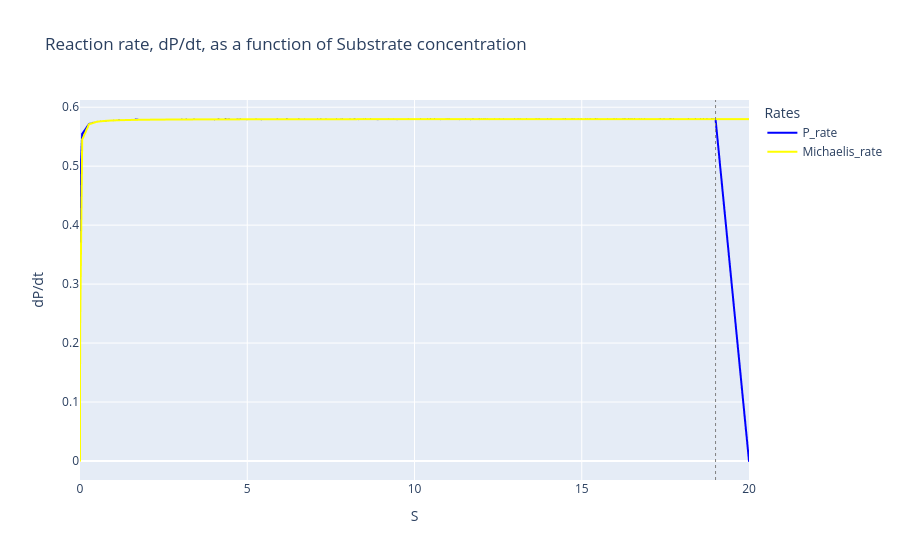

The notebook cell saved with this chart:
### Code cell
# Let's see how our computed rate compares with the approximations from the Michaelis-Menten model
PlotlyHelper.plot_pandas(df=df, x_var="S", fields=["P_rate", "Michaelis_rate"],
                         title="Reaction rate, dP/dt, as a function of Substrate concentration",
                         y_label="dP/dt", legend_header="Rates",
                         vertical_lines_to_add=19, colors=["blue", "yellow"])

### Figure 1 — Plotly figure (JSON) as saved in the notebook; plotly's stock layout.template omitted (floating-point values rounded to 4 significant figures; data arrays with more than 128 entries replaced by an {"elided": "..."} marker saying what was removed)
{"data": [{"hovertemplate": "Rates=P_rate<br>S=%{x}<br>dP/dt=%{y}<extra></extra>", "legendgroup": "P_rate", "line": {"color": "blue", "dash": "solid", "shape": "linear"}, "marker": {"symbol": "circle"}, "mode": "lines", "name": "P_rate", "showlegend": true, "type": "scattergl", "x": {"elided": "2167 float values"}, "xaxis": "x", "y": {"elided": "2167 float values"}, "yaxis": "y"}, {"hovertemplate": "Rates=Michaelis_rate<br>S=%{x}<br>dP/dt=%{y}<extra></extra>", "legendgroup": "Michaelis_rate", "line": {"color": "yellow", "dash": "solid", "shape": "linear"}, "marker": {"symbol": "circle"}, "mode": "lines", "name": "Michaelis_rate", "showlegend": true, "type": "scattergl", "x": {"elided": "2167 float values"}, "xaxis": "x", "y": {"elided": "2167 float values"}, "yaxis": "y"}], "layout": {"autosize": true, "legend": {"title": {"text": "Rates"}, "tracegroupgap": 0}, "shapes": [{"line": {"color": "gray", "dash": "dot", "width": 1}, "type": "line", "x0": 19, "x1": 19, "xref": "x", "y0": 0, "y1": 1, "yref": "y domain"}], "title": {"text": "Reaction rate, dP/dt, as a function of Substrate concentration"}, "xaxis": {"anchor": "y", "autorange": true, "domain": [0, 1], "range": [2.788e-06, 20], "title": {"text": "S"}, "type": "linear"}, "yaxis": {"anchor": "x", "autorange": true, "domain": [0, 1], "range": [-0.03222, 0.6122], "title": {"text": "dP/dt"}, "type": "linear"}}}
